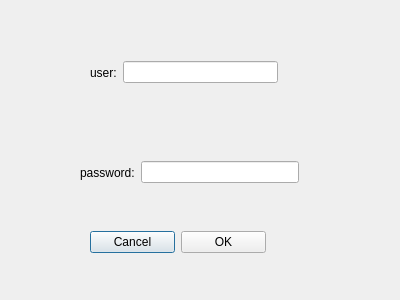
<?xml version="1.0" encoding="UTF-8"?>
<ui version="4.0">
 <class>Dialog_key</class>
 <widget class="QDialog" name="Dialog_key">
  <property name="geometry">
   <rect>
    <x>0</x>
    <y>0</y>
    <width>400</width>
    <height>300</height>
   </rect>
  </property>
  <property name="windowTitle">
   <string>Dialog</string>
  </property>
  <widget class="QWidget" name="user" native="true">
   <property name="geometry">
    <rect>
     <x>90</x>
     <y>50</y>
     <width>188</width>
     <height>45</height>
    </rect>
   </property>
   <layout class="QHBoxLayout" name="horizontalLayout">
    <item>
     <widget class="QLabel" name="user_label">
      <property name="text">
       <string>user:</string>
      </property>
     </widget>
    </item>
    <item>
     <widget class="QLineEdit" name="user_text"/>
    </item>
   </layout>
  </widget>
  <widget class="QWidget" name="password" native="true">
   <property name="geometry">
    <rect>
     <x>80</x>
     <y>150</y>
     <width>219</width>
     <height>45</height>
    </rect>
   </property>
   <layout class="QHBoxLayout" name="horizontalLayout_2">
    <item>
     <widget class="QLabel" name="password_label">
      <property name="text">
       <string>password:</string>
      </property>
     </widget>
    </item>
    <item>
     <widget class="QLineEdit" name="password_text"/>
    </item>
   </layout>
  </widget>
  <widget class="QWidget" name="buttons" native="true">
   <property name="geometry">
    <rect>
     <x>90</x>
     <y>220</y>
     <width>176</width>
     <height>44</height>
    </rect>
   </property>
   <layout class="QHBoxLayout" name="horizontalLayout_3">
    <item>
     <widget class="QPushButton" name="cancel_btn">
      <property name="text">
       <string>Cancel</string>
      </property>
     </widget>
    </item>
    <item>
     <widget class="QPushButton" name="ok_btn">
      <property name="text">
       <string>OK</string>
      </property>
     </widget>
    </item>
   </layout>
  </widget>
 </widget>
 <resources/>
 <connections/>
</ui>
